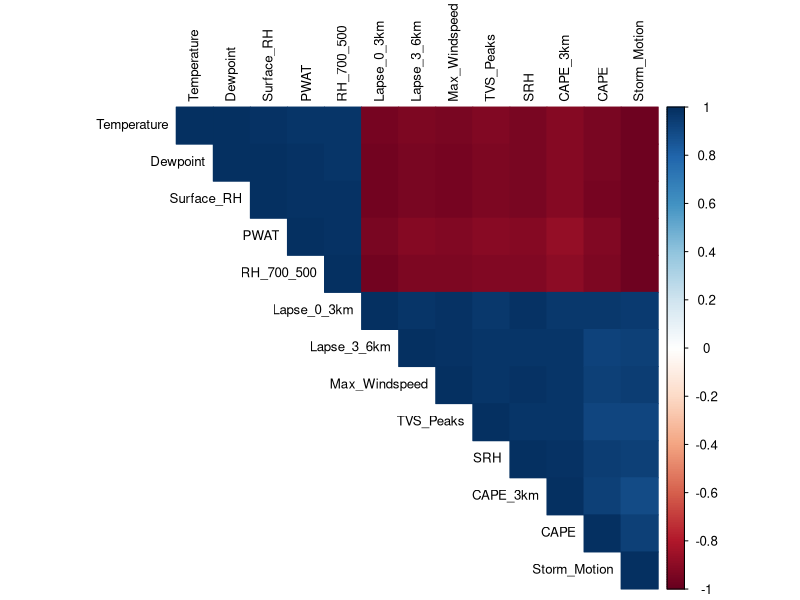
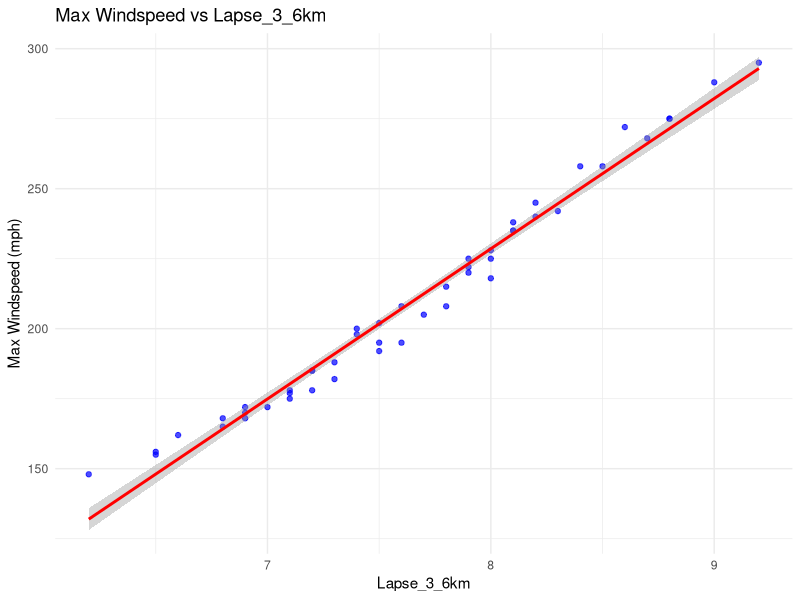
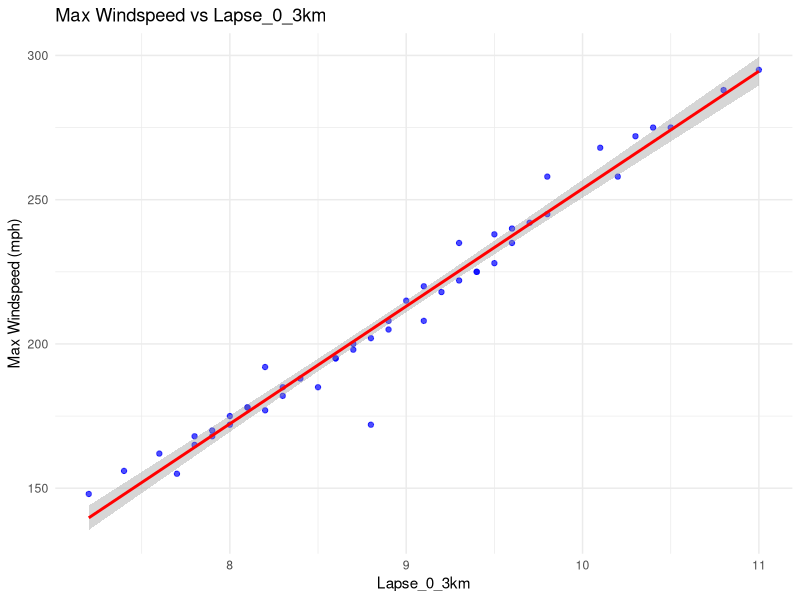
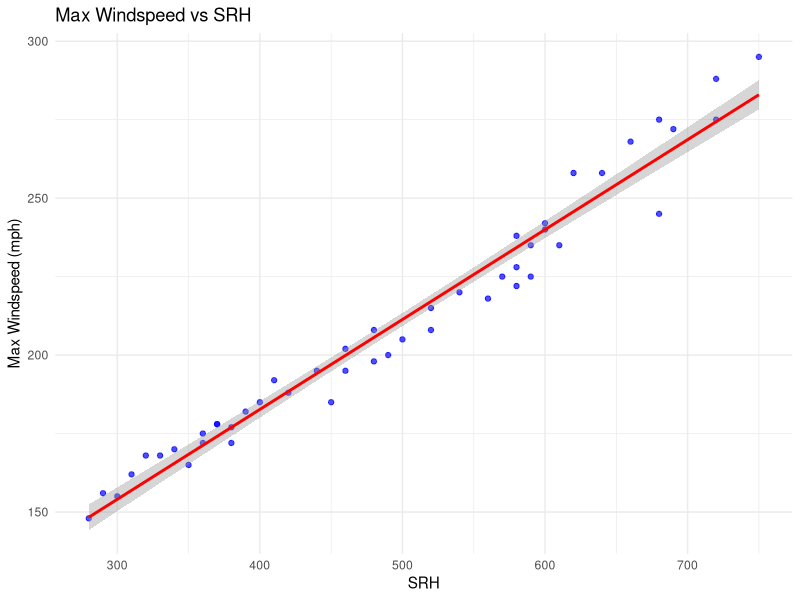
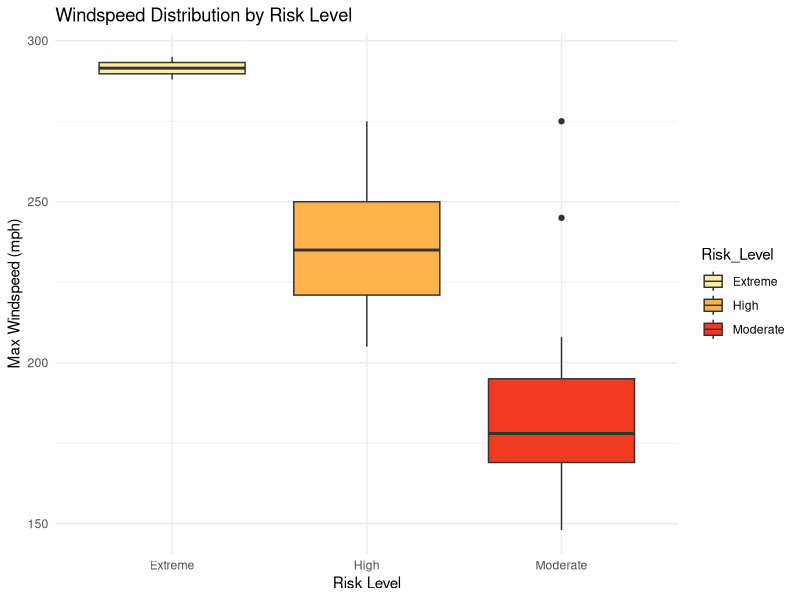

The R source for these figures, in order:
# Twisted Tornado Data Analysis
# R script for analyzing tornado correlations and patterns

library(ggplot2)
library(corrplot)
library(dplyr)
library(readr)
library(reshape2)

# Load tornado data
data <- read_csv("1.21.2 Twisted Risk Study (Responses) - Form Responses 1.csv")

# Clean column names
colnames(data) <- c("Timestamp", "CAPE", "SRH", "Lapse_0_3km", "PWAT", 
                   "Temperature", "Dewpoint", "CAPE_3km", "Lapse_3_6km", 
                   "Surface_RH", "RH_700_500", "Storm_Motion", "TVS_Peaks", "Max_Windspeed")

# Remove timestamp and convert to numeric
tornado_data <- data %>%
  select(-Timestamp) %>%
  mutate_all(as.numeric)

# Calculate correlation matrix
cor_matrix <- cor(tornado_data, use = "complete.obs")

# Create correlation plot
png("correlation_plot.png", width = 1200, height = 1000, res = 150)
corrplot(cor_matrix, method = "color", type = "upper", 
         order = "hclust", tl.cex = 0.8, tl.col = "black")
dev.off()

# Wind speed correlations
windspeed_cor <- cor_matrix[,"Max_Windspeed"]
windspeed_cor <- windspeed_cor[order(abs(windspeed_cor), decreasing = TRUE)]

print("Correlations with Max Windspeed:")
print(windspeed_cor)

# Create scatter plots for top correlations
top_features <- names(windspeed_cor)[2:4]  # Exclude windspeed itself

for(feature in top_features) {
  p <- ggplot(tornado_data, aes_string(x = feature, y = "Max_Windspeed")) +
    geom_point(alpha = 0.7, color = "blue") +
    geom_smooth(method = "lm", se = TRUE, color = "red") +
    labs(title = paste("Max Windspeed vs", feature),
         x = feature, y = "Max Windspeed (mph)") +
    theme_minimal()
  
  ggsave(paste0("windspeed_vs_", tolower(gsub("[^A-Za-z0-9]", "_", feature)), ".png"), 
         p, width = 8, height = 6, dpi = 150)
}

# Summary statistics
print("Summary Statistics:")
print(summary(tornado_data))

# Risk categorization
tornado_data$Risk_Level <- case_when(
  tornado_data$CAPE < 2500 & tornado_data$SRH < 300 ~ "Low",
  tornado_data$CAPE >= 2500 & tornado_data$CAPE < 4000 & tornado_data$SRH >= 300 & tornado_data$SRH < 500 ~ "Moderate",
  tornado_data$CAPE >= 4000 & tornado_data$CAPE < 6000 & tornado_data$SRH >= 500 & tornado_data$SRH < 700 ~ "High",
  tornado_data$CAPE >= 6000 & tornado_data$SRH >= 700 ~ "Extreme",
  TRUE ~ "Moderate"
)

# Risk level analysis
risk_summary <- tornado_data %>%
  group_by(Risk_Level) %>%
  summarise(
    Count = n(),
    Mean_Windspeed = mean(Max_Windspeed, na.rm = TRUE),
    SD_Windspeed = sd(Max_Windspeed, na.rm = TRUE),
    Min_Windspeed = min(Max_Windspeed, na.rm = TRUE),
    Max_Windspeed = max(Max_Windspeed, na.rm = TRUE)
  )

print("Risk Level Summary:")
print(risk_summary)

# Boxplot by risk level
p_risk <- ggplot(tornado_data, aes(x = Risk_Level, y = Max_Windspeed, fill = Risk_Level)) +
  geom_boxplot() +
  labs(title = "Windspeed Distribution by Risk Level",
       x = "Risk Level", y = "Max Windspeed (mph)") +
  theme_minimal() +
  scale_fill_brewer(type = "seq", palette = "YlOrRd")

ggsave("windspeed_by_risk_level.png", p_risk, width = 10, height = 6, dpi = 150)

print("Analysis complete! Check generated PNG files for visualizations.")